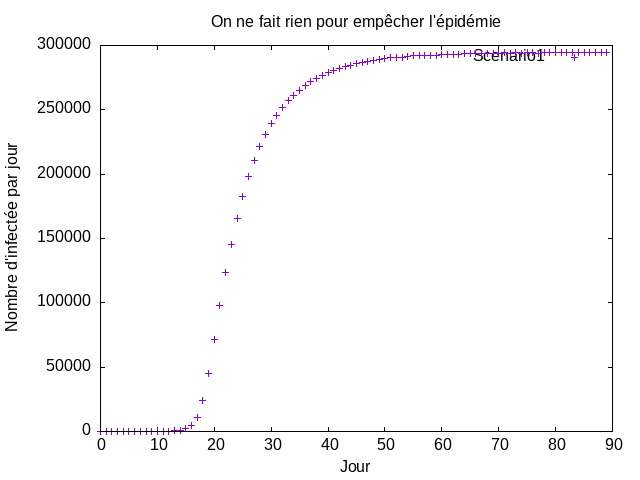

Source code (gnuplot):
set terminal png
set title "On ne fait rien pour empêcher l'épidémie"
set yrange [0 : 300000]
set output 'Scenario1.png'
set xlabel "Jour"
set ylabel "Nombre d'infectée par jour"
plot"scenario1.data" t "Scenario1"
